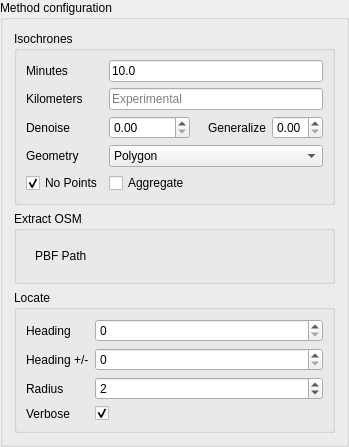
           <widget class="QgsCollapsibleGroupBox" name="mGroupBox_11">
            <property name="sizePolicy">
             <sizepolicy hsizetype="Preferred" vsizetype="Fixed">
              <horstretch>0</horstretch>
              <verstretch>0</verstretch>
             </sizepolicy>
            </property>
            <property name="title">
             <string>Method configuration</string>
            </property>
            <property name="collapsed">
             <bool>true</bool>
            </property>
            <property name="saveCollapsedState">
             <bool>false</bool>
            </property>
            <layout class="QVBoxLayout" name="verticalLayout_9">
             <item>
              <widget class="QgsCollapsibleGroupBox" name="isochrone_group">
               <property name="sizePolicy">
                <sizepolicy hsizetype="Preferred" vsizetype="Fixed">
                 <horstretch>0</horstretch>
                 <verstretch>0</verstretch>
                </sizepolicy>
               </property>
               <property name="toolTip">
                <string>Configure the isochrones method.</string>
               </property>
               <property name="statusTip">
                <string>Configure the isochrones method.</string>
               </property>
               <property name="whatsThis">
                <string>Configure the isochrones method.</string>
               </property>
               <property name="title">
                <string>Isochrones</string>
               </property>
               <property name="collapsed">
                <bool>true</bool>
               </property>
               <property name="saveCollapsedState">
                <bool>false</bool>
               </property>
               <layout class="QGridLayout" name="gridLayout_16">
                <item row="6" column="1" colspan="5">
                 <widget class="QComboBox" name="polygons">
                  <property name="toolTip">
                   <string>Return either Polygon or LineString geometries.</string>
                  </property>
                  <property name="statusTip">
                   <string>Return either Polygon or LineString geometries.</string>
                  </property>
                  <property name="whatsThis">
                   <string>Return either Polygon or LineString geometries.</string>
                  </property>
                  <item>
                   <property name="text">
                    <string>Polygon</string>
                   </property>
                  </item>
                  <item>
                   <property name="text">
                    <string>LineString</string>
                   </property>
                  </item>
                 </widget>
                </item>
                <item row="2" column="0">
                 <widget class="QLabel" name="label_9">
                  <property name="text">
                   <string>Minutes</string>
                  </property>
                 </widget>
                </item>
                <item row="6" column="0">
                 <widget class="QLabel" name="label_7">
                  <property name="text">
                   <string>Geometry</string>
                  </property>
                 </widget>
                </item>
                <item row="5" column="0">
                 <widget class="QLabel" name="label_11">
                  <property name="text">
                   <string>Denoise</string>
                  </property>
                 </widget>
                </item>
                <item row="5" column="4">
                 <widget class="QLabel" name="label_12">
                  <property name="text">
                   <string>Generalize</string>
                  </property>
                 </widget>
                </item>
                <item row="2" column="1" colspan="5">
                 <widget class="QgsFilterLineEdit" name="contours">
                  <property name="toolTip">
                   <string>Comma separated list of decimal times in minutes for the contours.</string>
                  </property>
                  <property name="statusTip">
                   <string>Comma separated list of decimal times in minutes for the contours.</string>
                  </property>
                  <property name="whatsThis">
                   <string>Comma separated list of decimal times in minutes for the contours.</string>
                  </property>
                  <property name="text">
                   <string>10.0</string>
                  </property>
                  <property name="qgisRelation" stdset="0">
                   <string notr="true"/>
                  </property>
                 </widget>
                </item>
                <item row="5" column="1">
                 <widget class="QDoubleSpinBox" name="denoise">
                  <property name="toolTip">
                   <string>Used to remove smaller contours. A value of 1 will only return the largest contour for a given time value. A value of 0.5 drops any contours that are less than half the area of the largest contour in the set of contours for that same time value.</string>
                  </property>
                  <property name="statusTip">
                   <string>Used to remove smaller contours. A value of 1 will only return the largest contour for a given time value. A value of 0.5 drops any contours that are less than half the area of the largest contour in the set of contours for that same time value.</string>
                  </property>
                  <property name="whatsThis">
                   <string>Used to remove smaller contours. A value of 1 will only return the largest contour for a given time value. A value of 0.5 drops any contours that are less than half the area of the largest contour in the set of contours for that same time value.</string>
                  </property>
                  <property name="maximum">
                   <double>1.000000000000000</double>
                  </property>
                  <property name="singleStep">
                   <double>0.100000000000000</double>
                  </property>
                 </widget>
                </item>
                <item row="5" column="5">
                 <widget class="QDoubleSpinBox" name="generalize">
                  <property name="toolTip">
                   <string>The tolerance for Douglas-Peucker generalization. Note: Generalization of contours can lead to self-intersections, as well as intersections of adjacent contours.</string>
                  </property>
                  <property name="statusTip">
                   <string>The tolerance for Douglas-Peucker generalization. Note: Generalization of contours can lead to self-intersections, as well as intersections of adjacent contours.</string>
                  </property>
                  <property name="whatsThis">
                   <string>The tolerance for Douglas-Peucker generalization. Note: Generalization of contours can lead to self-intersections, as well as intersections of adjacent contours.</string>
                  </property>
                  <property name="maximum">
                   <double>1.000000000000000</double>
                  </property>
                  <property name="singleStep">
                   <double>0.010000000000000</double>
                  </property>
                 </widget>
                </item>
                <item row="8" column="1">
                 <widget class="QCheckBox" name="iso_aggregate">
                  <property name="toolTip">
                   <string>&lt;html&gt;&lt;head/&gt;&lt;body&gt;&lt;p&gt;Aggregate if you want to compute the region reachable from any of the locations within a specified time.&lt;/p&gt;&lt;p&gt;&lt;br/&gt;&lt;/p&gt;&lt;p&gt;Don't aggregate if you want distinct isochrone objects for each location.&lt;/p&gt;&lt;/body&gt;&lt;/html&gt;</string>
                  </property>
                  <property name="statusTip">
                   <string>&lt;html&gt;&lt;head/&gt;&lt;body&gt;&lt;p&gt;Aggregate if you want to compute the region reachable from any of the locations within a specified time.&lt;/p&gt;&lt;p&gt;&lt;br/&gt;&lt;/p&gt;&lt;p&gt;Don't aggregate if you want distinct isochrone objects for each location.&lt;/p&gt;&lt;/body&gt;&lt;/html&gt;</string>
                  </property>
                  <property name="whatsThis">
                   <string>&lt;html&gt;&lt;head/&gt;&lt;body&gt;&lt;p&gt;Aggregate if you want to compute the region reachable from any of the locations within a specified time.&lt;/p&gt;&lt;p&gt;&lt;br/&gt;&lt;/p&gt;&lt;p&gt;Don't aggregate if you want distinct isochrone objects for each location.&lt;/p&gt;&lt;/body&gt;&lt;/html&gt;</string>
                  </property>
                  <property name="text">
                   <string>Aggregate</string>
                  </property>
                 </widget>
                </item>
                <item row="8" column="0">
                 <widget class="QCheckBox" name="iso_no_points">
                  <property name="toolTip">
                   <string>&lt;html&gt;&lt;head/&gt;&lt;body&gt;&lt;p&gt;Don't return the center points.&lt;/p&gt;&lt;/body&gt;&lt;/html&gt;</string>
                  </property>
                  <property name="statusTip">
                   <string>&lt;html&gt;&lt;head/&gt;&lt;body&gt;&lt;p&gt;Don't return the center points.&lt;/p&gt;&lt;/body&gt;&lt;/html&gt;</string>
                  </property>
                  <property name="whatsThis">
                   <string>&lt;html&gt;&lt;head/&gt;&lt;body&gt;&lt;p&gt;Don't return the center points.&lt;/p&gt;&lt;/body&gt;&lt;/html&gt;</string>
                  </property>
                  <property name="text">
                   <string>No Points</string>
                  </property>
                  <property name="checked">
                   <bool>true</bool>
                  </property>
                 </widget>
                </item>
                <item row="3" column="0">
                 <widget class="QLabel" name="label_17">
                  <property name="text">
                   <string>Kilometers</string>
                  </property>
                 </widget>
                </item>
                <item row="3" column="1" colspan="5">
                 <widget class="QgsFilterLineEdit" name="contours_distance">
                  <property name="toolTip">
                   <string>Comma separated list of decimal distances in kilometers for the contours.</string>
                  </property>
                  <property name="statusTip">
                   <string>Comma separated list of decimal distances in kilometers for the contours.</string>
                  </property>
                  <property name="whatsThis">
                   <string>Comma separated list of decimal distances in kilometers for the contours.</string>
                  </property>
                  <property name="text">
                   <string/>
                  </property>
                  <property name="echoMode">
                   <enum>QLineEdit::Normal</enum>
                  </property>
                  <property name="placeholderText">
                   <string>Experimental</string>
                  </property>
                  <property name="value">
                   <string/>
                  </property>
                  <property name="qgisRelation" stdset="0">
                   <string notr="true"/>
                  </property>
                 </widget>
                </item>
               </layout>
              </widget>
             </item>
             <item>
              <widget class="QgsCollapsibleGroupBox" name="mGroupBox_12">
               <property name="toolTip">
                <string>Extract OSM roads and their attributes from a locally available OSM PBF file. Needs osmium!!</string>
               </property>
               <property name="statusTip">
                <string>Extract OSM roads and their attributes from a locally available OSM PBF file. Needs osmium!!</string>
               </property>
               <property name="whatsThis">
                <string>Extract OSM roads and their attributes from a locally available OSM PBF file. Needs osmium!!</string>
               </property>
               <property name="title">
                <string>Extract OSM</string>
               </property>
               <property name="collapsed">
                <bool>true</bool>
               </property>
               <layout class="QVBoxLayout" name="verticalLayout">
                <item>
                 <widget class="QWidget" name="widget_3" native="true">
                  <property name="toolTip">
                   <string>Extract OSM roads and their attributes from a locally available OSM PBF file. Needs osmium!!</string>
                  </property>
                  <property name="statusTip">
                   <string>Extract OSM roads and their attributes from a locally available OSM PBF file. Needs osmium!!</string>
                  </property>
                  <property name="whatsThis">
                   <string>Extract OSM roads and their attributes from a locally available OSM PBF file. Needs osmium!!</string>
                  </property>
                  <layout class="QGridLayout" name="gridLayout_18">
                   <item row="0" column="0">
                    <widget class="QLabel" name="label_14">
                     <property name="text">
                      <string>PBF Path</string>
                     </property>
                    </widget>
                   </item>
                   <item row="0" column="1">
                    <widget class="QgsFileWidget" name="pbf_file">
                     <property name="toolTip">
                      <string>Extract OSM roads and their attributes from a locally available OSM PBF file. Needs osmium!!</string>
                     </property>
                     <property name="statusTip">
                      <string>Extract OSM roads and their attributes from a locally available OSM PBF file. Needs osmium!!</string>
                     </property>
                     <property name="whatsThis">
                      <string>Extract OSM roads and their attributes from a locally available OSM PBF file. Needs osmium!!</string>
                     </property>
                     <property name="fullUrl">
                      <bool>true</bool>
                     </property>
                     <property name="filter">
                      <string>*.pbf</string>
                     </property>
                    </widget>
                   </item>
                  </layout>
                 </widget>
                </item>
               </layout>
              </widget>
             </item>
             <item>
              <widget class="QgsCollapsibleGroupBox" name="mGroupBox_13">
               <property name="title">
                <string>Locate</string>
               </property>
               <layout class="QFormLayout" name="formLayout">
                <item row="2" column="0">
                 <widget class="QLabel" name="label_43">
                  <property name="toolTip">
                   <string>The tolerance for input locations in meters.</string>
                  </property>
                  <property name="text">
                   <string>Radius</string>
                  </property>
                 </widget>
                </item>
                <item row="2" column="1">
                 <widget class="QgsSpinBox" name="locate_radius">
                  <property name="toolTip">
                   <string>The tolerance for input locations in meters.</string>
                  </property>
                  <property name="maximum">
                   <number>1000</number>
                  </property>
                  <property name="value">
                   <number>2</number>
                  </property>
                 </widget>
                </item>
                <item row="3" column="0">
                 <widget class="QLabel" name="label_45">
                  <property name="text">
                   <string>Verbose</string>
                  </property>
                 </widget>
                </item>
                <item row="3" column="1">
                 <widget class="QCheckBox" name="locate_verbose">
                  <property name="text">
                   <string/>
                  </property>
                  <property name="checked">
                   <bool>true</bool>
                  </property>
                 </widget>
                </item>
                <item row="0" column="0">
                 <widget class="QLabel" name="label_46">
                  <property name="text">
                   <string>Heading</string>
                  </property>
                 </widget>
                </item>
                <item row="0" column="1">
                 <widget class="QgsSpinBox" name="locate_heading">
                  <property name="maximum">
                   <number>360</number>
                  </property>
                 </widget>
                </item>
                <item row="1" column="0">
                 <widget class="QLabel" name="label_47">
                  <property name="text">
                   <string>Heading +/-</string>
                  </property>
                 </widget>
                </item>
                <item row="1" column="1">
                 <widget class="QgsSpinBox" name="locate_heading_tol">
                  <property name="maximum">
                   <number>360</number>
                  </property>
                 </widget>
                </item>
               </layout>
              </widget>
             </item>
            </layout>
           </widget>
